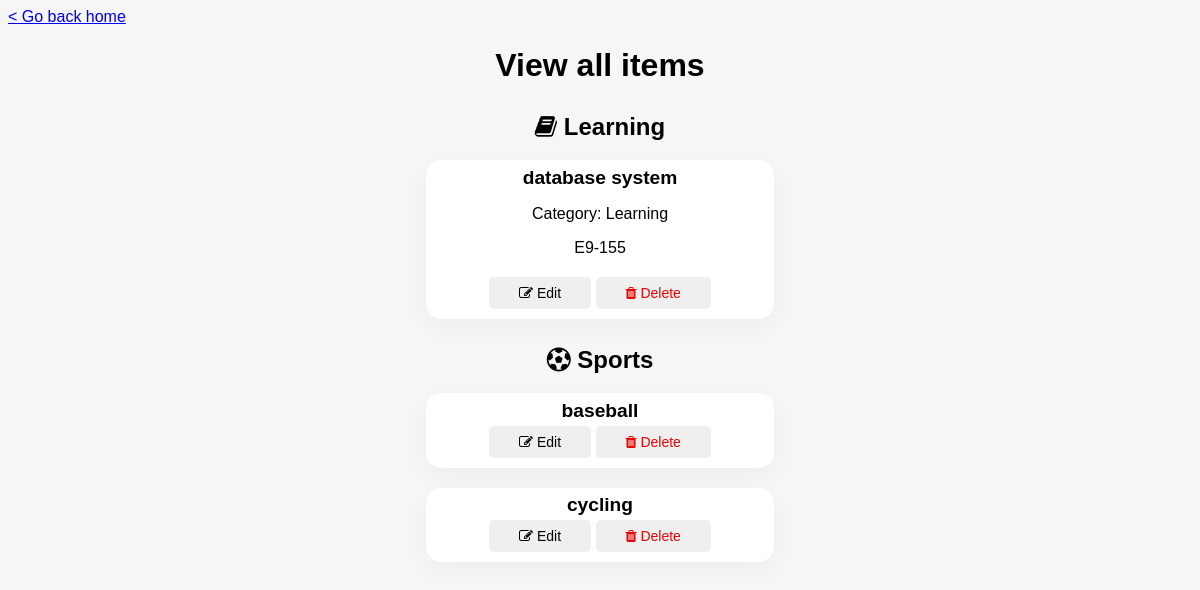
The app's page /items/listAll with its own data.
### MainApp/models.py (models this page shows, shortened)
class Items(db.Model):
    __tablename__ = 'Items'
    Category = db.Column(db.VARCHAR(20), nullable=False)
    ItemNumber = db.Column(db.CHAR(6), primary_key=True)
    Name = db.Column(db.VARCHAR(50), nullable=False)
    item_referenced_by_record = db.relationship('Records', lazy=True, cascade='delete')
    item_referenced_by_goal = db.relationship('Goals', lazy=True, cascade='delete')

### main.py (the view)
@app.route('/items/listAll')
def items_listAll():
    return items_views.listItems()

### MainApp/Items/views.py (called while the page is built)
def listItems():
    numberOfItems = db.session.execute('SELECT COUNT(*) AS Number '+
                                       'FROM Items').fetchall()[0].Number
    if numberOfItems > 0:
        return render_template('items/item_listAll.html', learningItems=Items.query.filter_by(Category='Learning'), \
                                sportsItems=Items.query.filter_by(Category='Sports'), leisureItems=Items.query.filter_by(Category='Leisure'))
    else:
        return render_template('items/item_listAll.html')

### MainApp/templates/items/item_listAll.html (shortened to what this page needs)
<!doctype html>
<html>
    <link rel="stylesheet" href="/static/items/item_listAll_css.css">
    <link rel="stylesheet" href="https://cdnjs.cloudflare.com/ajax/libs/font-awesome/4.7.0/css/font-awesome.min.css">
    <body onload="setInfo()">
        <a href="/home" title="go to Homepage">&lt; Go back home</a>
        <div class="items" id="itemListContainer">
            <h1 class="items">View all items</h1>
            <h2 class="learningItems"><i class="fa fa-book"></i> Learning</h2>
            <div id="learningItemsContainer">
                {% for i in learningItems%}
                <div id="itemContainer">
                    <h3 class="item" id="name">{{i.Name}}</h3>
                    <p class="item" id="category">Category: {{i.Category}}</p>
                    <p class="item" id="itemNumber">{{i.ItemNumber}}</p>
                    <div id="buttonContainer">
                        <button id="modifyRequestButton" onclick="sendModifyRequest('{{i.ItemNumber}}')"><i class="fa fa-edit"></i> Edit</button>
                        <button id="deleteRequestButton" onclick="deleteWarn('{{i.ItemNumber}}')"><i class="fa fa-trash"></i> Delete</button>
                    </div>
                </div>
                {% endfor %}
            </div>
            <h2 class="sportsItems"><i class="fa fa-soccer-ball-o"></i> Sports</h2>
            <div id="sportsItemsContainer">
                {% for i in sportsItems%}
                <div id="itemContainer">
                    <h3 class="item" id="name">{{i.Name}}</h3>
                    <div id="buttonContainer">
                        <button id="modifyRequestButton" onclick="sendModifyRequest('{{i.ItemNumber}}')"><i class="fa fa-edit"></i> Edit</button>
                        <button id="deleteRequestButton" onclick="deleteWarn('{{i.ItemNumber}}')"><i class="fa fa-trash"></i> Delete</button>
                    </div>
                </div>
                {% endfor %}
            </div>
        </div>
    </body>
</html>

### MainApp/static/items/item_listAll_css.css (style rules this page uses)
body { background-color: #f6f6f8; }
a, li, div, h4, p { font-family: Calibri, sans-serif; }
h1, h2, h3 { font-family: sans-serif; }
h2 { text-align: center; padding-top: 2%; margin-bottom: 1%; }
h3 { font-size: larger; margin-bottom: 0%; }
#itemListContainer { width: 30%; text-align: center; margin: auto; }
#itemContainer { background-color: white; border-width: 1px; border-radius: 15px; box-shadow: 0px 8px 24px rgb(13 13 18 / 4%); margin: 1% 1% 3% 1%; padding-bottom: 2%; }
#itemContainer h3 { padding-top: 2%; }
#buttonContainer { text-align: center; }
button { border-style: none; border-radius: 5px; font-size: 14px; margin-top: 1%; margin-bottom: 1%; cursor: pointer; }
#modifyRequestButton { color: black; padding: 8px 30px; }
#deleteRequestButton { color: rgb(235, 4, 4); padding: 8px 30px; }

### records on screen
Items: Name "database system", Category "Learning", ItemNumber "E9-155"
Items: Name "baseball"
Items: Name "cycling"
